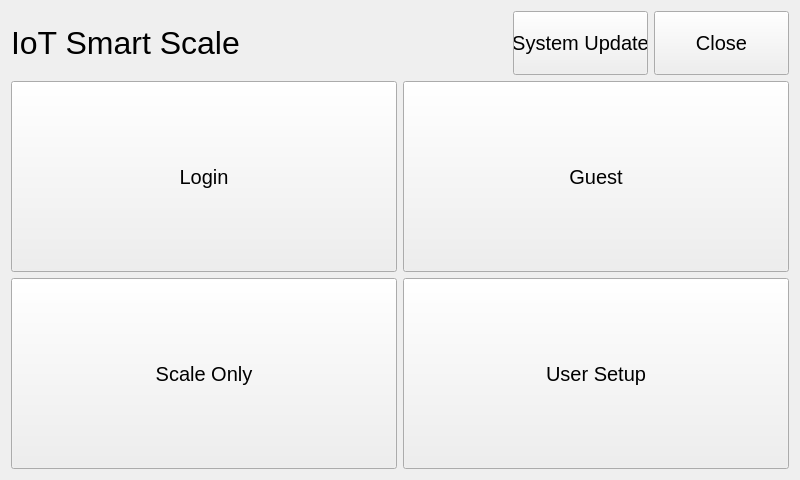
<?xml version="1.0" encoding="UTF-8"?>
<ui version="4.0">
 <class>mainMenu</class>
 <widget class="QWidget" name="mainMenu">
  <property name="geometry">
   <rect>
    <x>0</x>
    <y>0</y>
    <width>800</width>
    <height>480</height>
   </rect>
  </property>
  <property name="windowTitle">
   <string>mainMenu</string>
  </property>
  <layout class="QGridLayout" name="gridLayout">
   <item row="0" column="0" colspan="2">
    <layout class="QHBoxLayout" name="horizontalLayout">
     <item>
      <widget class="QLabel" name="lbl_title">
       <property name="minimumSize">
        <size>
         <width>341</width>
         <height>20</height>
        </size>
       </property>
       <property name="font">
        <font>
         <pointsize>24</pointsize>
        </font>
       </property>
       <property name="text">
        <string>IoT Smart Scale</string>
       </property>
      </widget>
     </item>
     <item>
      <spacer name="horizontalSpacer">
       <property name="orientation">
        <enum>Qt::Horizontal</enum>
       </property>
       <property name="sizeHint" stdset="0">
        <size>
         <width>248</width>
         <height>20</height>
        </size>
       </property>
      </spacer>
     </item>
     <item>
      <widget class="QPushButton" name="btn_update">
       <property name="sizePolicy">
        <sizepolicy hsizetype="Fixed" vsizetype="Minimum">
         <horstretch>0</horstretch>
         <verstretch>0</verstretch>
        </sizepolicy>
       </property>
       <property name="minimumSize">
        <size>
         <width>135</width>
         <height>0</height>
        </size>
       </property>
       <property name="font">
        <font>
         <pointsize>15</pointsize>
        </font>
       </property>
       <property name="text">
        <string>System Update</string>
       </property>
      </widget>
     </item>
     <item>
      <widget class="QPushButton" name="btn_close">
       <property name="sizePolicy">
        <sizepolicy hsizetype="Fixed" vsizetype="Minimum">
         <horstretch>0</horstretch>
         <verstretch>0</verstretch>
        </sizepolicy>
       </property>
       <property name="minimumSize">
        <size>
         <width>135</width>
         <height>0</height>
        </size>
       </property>
       <property name="font">
        <font>
         <pointsize>15</pointsize>
        </font>
       </property>
       <property name="text">
        <string>Close</string>
       </property>
      </widget>
     </item>
    </layout>
   </item>
   <item row="1" column="0">
    <widget class="QPushButton" name="btn_login">
     <property name="minimumSize">
      <size>
       <width>341</width>
       <height>191</height>
      </size>
     </property>
     <property name="font">
      <font>
       <pointsize>15</pointsize>
      </font>
     </property>
     <property name="text">
      <string>Login</string>
     </property>
    </widget>
   </item>
   <item row="1" column="1">
    <widget class="QPushButton" name="btn_guest">
     <property name="minimumSize">
      <size>
       <width>341</width>
       <height>191</height>
      </size>
     </property>
     <property name="font">
      <font>
       <pointsize>15</pointsize>
      </font>
     </property>
     <property name="text">
      <string>Guest</string>
     </property>
    </widget>
   </item>
   <item row="2" column="0">
    <widget class="QPushButton" name="btn_scaleOnly">
     <property name="minimumSize">
      <size>
       <width>341</width>
       <height>191</height>
      </size>
     </property>
     <property name="font">
      <font>
       <pointsize>15</pointsize>
      </font>
     </property>
     <property name="text">
      <string>Scale Only</string>
     </property>
    </widget>
   </item>
   <item row="2" column="1">
    <widget class="QPushButton" name="btn_userSetup">
     <property name="minimumSize">
      <size>
       <width>341</width>
       <height>191</height>
      </size>
     </property>
     <property name="font">
      <font>
       <pointsize>15</pointsize>
      </font>
     </property>
     <property name="text">
      <string>User Setup</string>
     </property>
    </widget>
   </item>
  </layout>
 </widget>
 <layoutdefault spacing="6" margin="11"/>
 <resources/>
 <connections/>
</ui>
